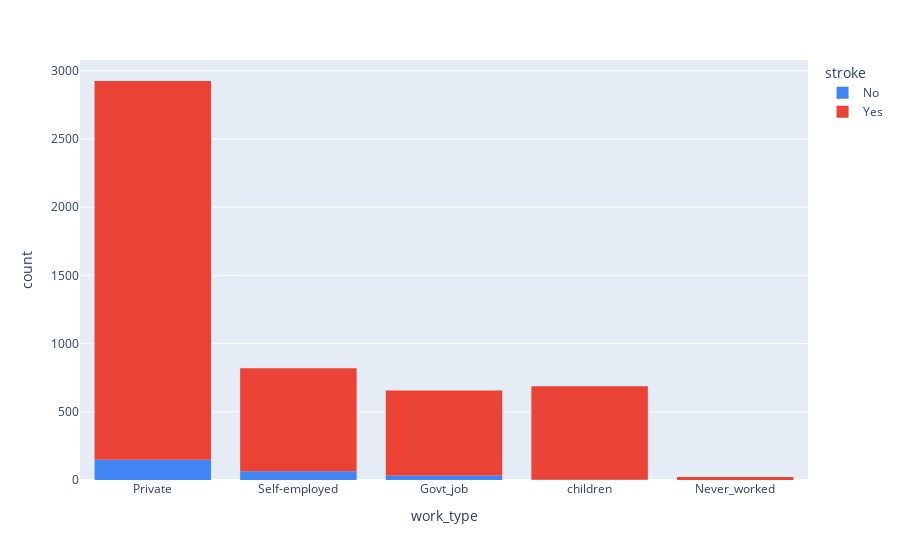

Notebook code cell kept with this figure:
### Markdown cell above
### Insights
- Most people who had a stroke are married

### Code cell
fig = px.histogram(df_stroke, x="work_type", color='stroke', color_discrete_map = {'Yes':'#ea4335','No':'#4285f4'})
fig.show()

### Figure 1 — Plotly figure (JSON) as saved in the notebook; plotly's stock layout.template omitted (floating-point values rounded to 4 significant figures; data arrays with more than 128 entries replaced by an {"elided": "..."} marker saying what was removed)
{"data": [{"alignmentgroup": "True", "bingroup": "x", "hovertemplate": "stroke=No<br>work_type=%{x}<br>count=%{y}<extra></extra>", "legendgroup": "No", "marker": {"color": "#4285f4", "pattern": {"shape": ""}}, "name": "No", "offsetgroup": "No", "orientation": "v", "showlegend": true, "type": "histogram", "x": {"elided": "249 str values"}, "xaxis": "x", "yaxis": "y"}, {"alignmentgroup": "True", "bingroup": "x", "hovertemplate": "stroke=Yes<br>work_type=%{x}<br>count=%{y}<extra></extra>", "legendgroup": "Yes", "marker": {"color": "#ea4335", "pattern": {"shape": ""}}, "name": "Yes", "offsetgroup": "Yes", "orientation": "v", "showlegend": true, "type": "histogram", "x": {"elided": "4861 str values"}, "xaxis": "x", "yaxis": "y"}], "layout": {"barmode": "relative", "legend": {"title": {"text": "stroke"}, "tracegroupgap": 0}, "margin": {"t": 60}, "xaxis": {"anchor": "y", "domain": [0, 1], "title": {"text": "work_type"}}, "yaxis": {"anchor": "x", "domain": [0, 1], "title": {"text": "count"}}}}
